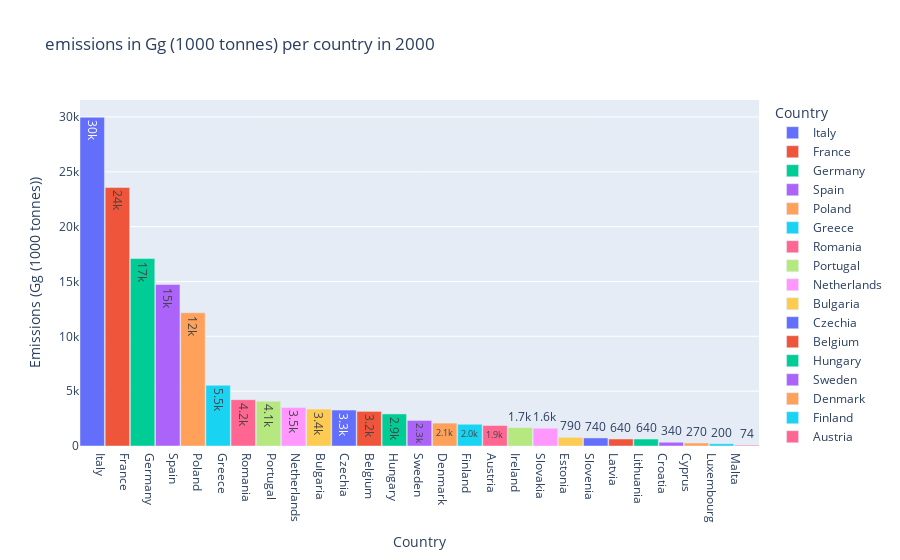

Source (notebook cell):
### Code cell
print(f"pollutant units : {pollutants_df['unit'].unique()}")
selected_year = 2000
for unit in pollutants_df["unit"].unique()[:]:
    test_df = (
        df[(df["unit"] == unit) & (df["year"] == selected_year)]
        .groupby(["country", "year"])["emissions"]
        .sum()
        .sort_values(ascending=False, na_position="last")
        .drop("EU27", level=0)
    )
    if len(test_df) > 0:
        fig = px.bar(barmode="group",
            x=test_df.index.get_level_values(0),
            y=test_df.values, 
            color=test_df.index.get_level_values(0), 
            title=f"emissions in {unit} per country in {selected_year}",
            labels={"x": "Country", "y": f"Emissions ({unit})", "color": "Country"},
            text_auto=".2s",

            )
        fig.update_traces(width=1)
        fig.show()
    else:
        print(f"no emissions in {unit} per country in {selected_year}")

### Figure 1 — Plotly figure (JSON) as saved in the notebook; plotly's stock layout.template omitted (floating-point values rounded to 4 significant figures)
{"data": [{"alignmentgroup": "True", "hovertemplate": "Country=%{x}<br>Emissions (Gg (1000 tonnes))=%{y}<extra></extra>", "legendgroup": "Italy", "marker": {"color": "#636efa", "pattern": {"shape": ""}}, "name": "Italy", "offsetgroup": "Italy", "orientation": "v", "showlegend": true, "textposition": "auto", "texttemplate": "%{y:.2s}", "type": "bar", "width": 1, "x": ["Italy"], "xaxis": "x", "y": [29970.0], "yaxis": "y"}, {"alignmentgroup": "True", "hovertemplate": "Country=%{x}<br>Emissions (Gg (1000 tonnes))=%{y}<extra></extra>", "legendgroup": "France", "marker": {"color": "#EF553B", "pattern": {"shape": ""}}, "name": "France", "offsetgroup": "France", "orientation": "v", "showlegend": true, "textposition": "auto", "texttemplate": "%{y:.2s}", "type": "bar", "width": 1, "x": ["France"], "xaxis": "x", "y": [23570.0], "yaxis": "y"}, {"alignmentgroup": "True", "hovertemplate": "Country=%{x}<br>Emissions (Gg (1000 tonnes))=%{y}<extra></extra>", "legendgroup": "Germany", "marker": {"color": "#00cc96", "pattern": {"shape": ""}}, "name": "Germany", "offsetgroup": "Germany", "orientation": "v", "showlegend": true, "textposition": "auto", "texttemplate": "%{y:.2s}", "type": "bar", "width": 1, "x": ["Germany"], "xaxis": "x", "y": [17090.0], "yaxis": "y"}, {"alignmentgroup": "True", "hovertemplate": "Country=%{x}<br>Emissions (Gg (1000 tonnes))=%{y}<extra></extra>", "legendgroup": "Spain", "marker": {"color": "#ab63fa", "pattern": {"shape": ""}}, "name": "Spain", "offsetgroup": "Spain", "orientation": "v", "showlegend": true, "textposition": "auto", "texttemplate": "%{y:.2s}", "type": "bar", "width": 1, "x": ["Spain"], "xaxis": "x", "y": [14720.0], "yaxis": "y"}, {"alignmentgroup": "True", "hovertemplate": "Country=%{x}<br>Emissions (Gg (1000 tonnes))=%{y}<extra></extra>", "legendgroup": "Poland", "marker": {"color": "#FFA15A", "pattern": {"shape": ""}}, "name": "Poland", "offsetgroup": "Poland", "orientation": "v", "showlegend": true, "textposition": "auto", "texttemplate": "%{y:.2s}", "type": "bar", "width": 1, "x": ["Poland"], "xaxis": "x", "y": [12150.0], "yaxis": "y"}, {"alignmentgroup": "True", "hovertemplate": "Country=%{x}<br>Emissions (Gg (1000 tonnes))=%{y}<extra></extra>", "legendgroup": "Greece", "marker": {"color": "#19d3f3", "pattern": {"shape": ""}}, "name": "Greece", "offsetgroup": "Greece", "orientation": "v", "showlegend": true, "textposition": "auto", "texttemplate": "%{y:.2s}", "type": "bar", "width": 1, "x": ["Greece"], "xaxis": "x", "y": [5539.0], "yaxis": "y"}, {"alignmentgroup": "True", "hovertemplate": "Country=%{x}<br>Emissions (Gg (1000 tonnes))=%{y}<extra></extra>", "legendgroup": "Romania", "marker": {"color": "#FF6692", "pattern": {"shape": ""}}, "name": "Romania", "offsetgroup": "Romania", "orientation": "v", "showlegend": true, "textposition": "auto", "texttemplate": "%{y:.2s}", "type": "bar", "width": 1, "x": ["Romania"], "xaxis": "x", "y": [4221.0], "yaxis": "y"}, {"alignmentgroup": "True", "hovertemplate": "Country=%{x}<br>Emissions (Gg (1000 tonnes))=%{y}<extra></extra>", "legendgroup": "Portugal", "marker": {"color": "#B6E880", "pattern": {"shape": ""}}, "name": "Portugal", "offsetgroup": "Portugal", "orientation": "v", "showlegend": true, "textposition": "auto", "texttemplate": "%{y:.2s}", "type": "bar", "width": 1, "x": ["Portugal"], "xaxis": "x", "y": [4088.0], "yaxis": "y"}, {"alignmentgroup": "True", "hovertemplate": "Country=%{x}<br>Emissions (Gg (1000 tonnes))=%{y}<extra></extra>", "legendgroup": "Netherlands", "marker": {"color": "#FF97FF", "pattern": {"shape": ""}}, "name": "Netherlands", "offsetgroup": "Netherlands", "orientation": "v", "showlegend": true, "textposition": "auto", "texttemplate": "%{y:.2s}", "type": "bar", "width": 1, "x": ["Netherlands"], "xaxis": "x", "y": [3518.0], "yaxis": "y"}, {"alignmentgroup": "True", "hovertemplate": "Country=%{x}<br>Emissions (Gg (1000 tonnes))=%{y}<extra></extra>", "legendgroup": "Bulgaria", "marker": {"color": "#FECB52", "pattern": {"shape": ""}}, "name": "Bulgaria", "offsetgroup": "Bulgaria", "orientation": "v", "showlegend": true, "textposition": "auto", "texttemplate": "%{y:.2s}", "type": "bar", "width": 1, "x": ["Bulgaria"], "xaxis": "x", "y": [3374.0], "yaxis": "y"}, {"alignmentgroup": "True", "hovertemplate": "Country=%{x}<br>Emissions (Gg (1000 tonnes))=%{y}<extra></extra>", "legendgroup": "Czechia", "marker": {"color": "#636efa", "pattern": {"shape": ""}}, "name": "Czechia", "offsetgroup": "Czechia", "orientation": "v", "showlegend": true, "textposition": "auto", "texttemplate": "%{y:.2s}", "type": "bar", "width": 1, "x": ["Czechia"], "xaxis": "x", "y": [3278.0], "yaxis": "y"}, {"alignmentgroup": "True", "hovertemplate": "Country=%{x}<br>Emissions (Gg (1000 tonnes))=%{y}<extra></extra>", "legendgroup": "Belgium", "marker": {"color": "#EF553B", "pattern": {"shape": ""}}, "name": "Belgium", "offsetgroup": "Belgium", "orientation": "v", "showlegend": true, "textposition": "auto", "texttemplate": "%{y:.2s}", "type": "bar", "width": 1, "x": ["Belgium"], "xaxis": "x", "y": [3158.0], "yaxis": "y"}, {"alignmentgroup": "True", "hovertemplate": "Country=%{x}<br>Emissions (Gg (1000 tonnes))=%{y}<extra></extra>", "legendgroup": "Hungary", "marker": {"color": "#00cc96", "pattern": {"shape": ""}}, "name": "Hungary", "offsetgroup": "Hungary", "orientation": "v", "showlegend": true, "textposition": "auto", "texttemplate": "%{y:.2s}", "type": "bar", "width": 1, "x": ["Hungary"], "xaxis": "x", "y": [2925.0], "yaxis": "y"}, {"alignmentgroup": "True", "hovertemplate": "Country=%{x}<br>Emissions (Gg (1000 tonnes))=%{y}<extra></extra>", "legendgroup": "Sweden", "marker": {"color": "#ab63fa", "pattern": {"shape": ""}}, "name": "Sweden", "offsetgroup": "Sweden", "orientation": "v", "showlegend": true, "textposition": "auto", "texttemplate": "%{y:.2s}", "type": "bar", "width": 1, "x": ["Sweden"], "xaxis": "x", "y": [2329.0], "yaxis": "y"}, {"alignmentgroup": "True", "hovertemplate": "Country=%{x}<br>Emissions (Gg (1000 tonnes))=%{y}<extra></extra>", "legendgroup": "Denmark", "marker": {"color": "#FFA15A", "pattern": {"shape": ""}}, "name": "Denmark", "offsetgroup": "Denmark", "orientation": "v", "showlegend": true, "textposition": "auto", "texttemplate": "%{y:.2s}", "type": "bar", "width": 1, "x": ["Denmark"], "xaxis": "x", "y": [2087.0], "yaxis": "y"}, {"alignmentgroup": "True", "hovertemplate": "Country=%{x}<br>Emissions (Gg (1000 tonnes))=%{y}<extra></extra>", "legendgroup": "Finland", "marker": {"color": "#19d3f3", "pattern": {"shape": ""}}, "name": "Finland", "offsetgroup": "Finland", "orientation": "v", "showlegend": true, "textposition": "auto", "texttemplate": "%{y:.2s}", "type": "bar", "width": 1, "x": ["Finland"], "xaxis": "x", "y": [1984.0], "yaxis": "y"}, {"alignmentgroup": "True", "hovertemplate": "Country=%{x}<br>Emissions (Gg (1000 tonnes))=%{y}<extra></extra>", "legendgroup": "Austria", "marker": {"color": "#FF6692", "pattern": {"shape": ""}}, "name": "Austria", "offsetgroup": "Austria", "orientation": "v", "showlegend": true, "textposition": "auto", "texttemplate": "%{y:.2s}", "type": "bar", "width": 1, "x": ["Austria"], "xaxis": "x", "y": [1870.0], "yaxis": "y"}, {"alignmentgroup": "True", "hovertemplate": "Country=%{x}<br>Emissions (Gg (1000 tonnes))=%{y}<extra></extra>", "legendgroup": "Ireland", "marker": {"color": "#B6E880", "pattern": {"shape": ""}}, "name": "Ireland", "offsetgroup": "Ireland", "orientation": "v", "showlegend": true, "textposition": "auto", "texttemplate": "%{y:.2s}", "type": "bar", "width": 1, "x": ["Ireland"], "xaxis": "x", "y": [1680.0], "yaxis": "y"}, {"alignmentgroup": "True", "hovertemplate": "Country=%{x}<br>Emissions (Gg (1000 tonnes))=%{y}<extra></extra>", "legendgroup": "Slovakia", "marker": {"color": "#FF97FF", "pattern": {"shape": ""}}, "name": "Slovakia", "offsetgroup": "Slovakia", "orientation": "v", "showlegend": true, "textposition": "auto", "texttemplate": "%{y:.2s}", "type": "bar", "width": 1, "x": ["Slovakia"], "xaxis": "x", "y": [1620.0], "yaxis": "y"}, {"alignmentgroup": "True", "hovertemplate": "Country=%{x}<br>Emissions (Gg (1000 tonnes))=%{y}<extra></extra>", "legendgroup": "Estonia", "marker": {"color": "#FECB52", "pattern": {"shape": ""}}, "name": "Estonia", "offsetgroup": "Estonia", "orientation": "v", "showlegend": true, "textposition": "auto", "texttemplate": "%{y:.2s}", "type": "bar", "width": 1, "x": ["Estonia"], "xaxis": "x", "y": [788.1], "yaxis": "y"}, {"alignmentgroup": "True", "hovertemplate": "Country=%{x}<br>Emissions (Gg (1000 tonnes))=%{y}<extra></extra>", "legendgroup": "Slovenia", "marker": {"color": "#636efa", "pattern": {"shape": ""}}, "name": "Slovenia", "offsetgroup": "Slovenia", "orientation": "v", "showlegend": true, "textposition": "auto", "texttemplate": "%{y:.2s}", "type": "bar", "width": 1, "x": ["Slovenia"], "xaxis": "x", "y": [735.2], "yaxis": "y"}, {"alignmentgroup": "True", "hovertemplate": "Country=%{x}<br>Emissions (Gg (1000 tonnes))=%{y}<extra></extra>", "legendgroup": "Latvia", "marker": {"color": "#EF553B", "pattern": {"shape": ""}}, "name": "Latvia", "offsetgroup": "Latvia", "orientation": "v", "showlegend": true, "textposition": "auto", "texttemplate": "%{y:.2s}", "type": "bar", "width": 1, "x": ["Latvia"], "xaxis": "x", "y": [640.8], "yaxis": "y"}, {"alignmentgroup": "True", "hovertemplate": "Country=%{x}<br>Emissions (Gg (1000 tonnes))=%{y}<extra></extra>", "legendgroup": "Lithuania", "marker": {"color": "#00cc96", "pattern": {"shape": ""}}, "name": "Lithuania", "offsetgroup": "Lithuania", "orientation": "v", "showlegend": true, "textposition": "auto", "texttemplate": "%{y:.2s}", "type": "bar", "width": 1, "x": ["Lithuania"], "xaxis": "x", "y": [635.9], "yaxis": "y"}, {"alignmentgroup": "True", "hovertemplate": "Country=%{x}<br>Emissions (Gg (1000 tonnes))=%{y}<extra></extra>", "legendgroup": "Croatia", "marker": {"color": "#ab63fa", "pattern": {"shape": ""}}, "name": "Croatia", "offsetgroup": "Croatia", "orientation": "v", "showlegend": true, "textposition": "auto", "texttemplate": "%{y:.2s}", "type": "bar", "width": 1, "x": ["Croatia"], "xaxis": "x", "y": [342.8], "yaxis": "y"}, {"alignmentgroup": "True", "hovertemplate": "Country=%{x}<br>Emissions (Gg (1000 tonnes))=%{y}<extra></extra>", "legendgroup": "Cyprus", "marker": {"color": "#FFA15A", "pattern": {"shape": ""}}, "name": "Cyprus", "offsetgroup": "Cyprus", "orientation": "v", "showlegend": true, "textposition": "auto", "texttemplate": "%{y:.2s}", "type": "bar", "width": 1, "x": ["Cyprus"], "xaxis": "x", "y": [272.2], "yaxis": "y"}, {"alignmentgroup": "True", "hovertemplate": "Country=%{x}<br>Emissions (Gg (1000 tonnes))=%{y}<extra></extra>", "legendgroup": "Luxembourg", "marker": {"color": "#19d3f3", "pattern": {"shape": ""}}, "name": "Luxembourg", "offsetgroup": "Luxembourg", "orientation": "v", "showlegend": true, "textposition": "auto", "texttemplate": "%{y:.2s}", "type": "bar", "width": 1, "x": ["Luxembourg"], "xaxis": "x", "y": [202.9], "yaxis": "y"}, {"alignmentgroup": "True", "hovertemplate": "Country=%{x}<br>Emissions (Gg (1000 tonnes))=%{y}<extra></extra>", "legendgroup": "Malta", "marker": {"color": "#FF6692", "pattern": {"shape": ""}}, "name": "Malta", "offsetgroup": "Malta", "orientation": "v", "showlegend": true, "textposition": "auto", "texttemplate": "%{y:.2s}", "type": "bar", "width": 1, "x": ["Malta"], "xaxis": "x", "y": [74.46], "yaxis": "y"}], "layout": {"barmode": "group", "legend": {"title": {"text": "Country"}, "tracegroupgap": 0}, "title": {"text": "emissions in Gg (1000 tonnes) per country in 2000"}, "xaxis": {"anchor": "y", "domain": [0, 1], "title": {"text": "Country"}}, "yaxis": {"anchor": "x", "domain": [0, 1], "title": {"text": "Emissions (Gg (1000 tonnes))"}}}}
